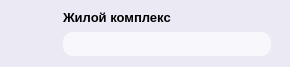
               <widget class="QFrame" name="frame_27">
                <property name="minimumSize">
                 <size>
                  <width>290</width>
                  <height>67</height>
                 </size>
                </property>
                <property name="maximumSize">
                 <size>
                  <width>290</width>
                  <height>67</height>
                 </size>
                </property>
                <property name="styleSheet">
                 <string notr="true">background-color: rgb(235, 233, 244);
border: none;
border-radius: 17px;</string>
                </property>
                <property name="frameShape">
                 <enum>QFrame::StyledPanel</enum>
                </property>
                <property name="frameShadow">
                 <enum>QFrame::Raised</enum>
                </property>
                <widget class="QWidget" name="layoutWidget_31">
                 <property name="geometry">
                  <rect>
                   <x>10</x>
                   <y>0</y>
                   <width>271</width>
                   <height>71</height>
                  </rect>
                 </property>
                 <layout class="QHBoxLayout" name="horizontalLayout_30">
                  <property name="leftMargin">
                   <number>4</number>
                  </property>
                  <property name="topMargin">
                   <number>5</number>
                  </property>
                  <property name="bottomMargin">
                   <number>6</number>
                  </property>
                  <item>
                   <widget class="QLabel" name="label_77">
                    <property name="maximumSize">
                     <size>
                      <width>36</width>
                      <height>36</height>
                     </size>
                    </property>
                    <property name="text">
                     <string/>
                    </property>
                    <property name="pixmap">
                     <pixmap>E:/4-2/Icons/Property.png</pixmap>
                    </property>
                    <property name="scaledContents">
                     <bool>true</bool>
                    </property>
                   </widget>
                  </item>
                  <item>
                   <layout class="QVBoxLayout" name="verticalLayout_36">
                    <property name="spacing">
                     <number>3</number>
                    </property>
                    <property name="leftMargin">
                     <number>7</number>
                    </property>
                    <property name="topMargin">
                     <number>0</number>
                    </property>
                    <property name="rightMargin">
                     <number>10</number>
                    </property>
                    <property name="bottomMargin">
                     <number>9</number>
                    </property>
                    <item>
                     <widget class="QLabel" name="label_78">
                      <property name="font">
                       <font>
                        <pointsize>10</pointsize>
                        <weight>75</weight>
                        <bold>true</bold>
                       </font>
                      </property>
                      <property name="text">
                       <string>Жилой комплекс</string>
                      </property>
                     </widget>
                    </item>
                    <item>
                     <widget class="QComboBox" name="comboBox_5">
                      <property name="maximumSize">
                       <size>
                        <width>16777215</width>
                        <height>24</height>
                       </size>
                      </property>
                      <property name="font">
                       <font>
                        <pointsize>9</pointsize>
                        <weight>75</weight>
                        <bold>true</bold>
                        <stylestrategy>PreferDefault</stylestrategy>
                       </font>
                      </property>
                      <property name="styleSheet">
                       <string notr="true">QComboBox QAbstractItemView {
  y: 20;
  color: Transparency;
    border: 2px solid orange;
 	background-color: rgb(243, 227, 214);
    selection-background-color: rgb(222, 146, 58);
	alternate-background-color: lightgray;
    border-radius: 0px;
}

QComboBox:on {
    border: 2px solid orange;
 	padding-left: 5px;
	border-bottom-left-radius: 0px;
    border-bottom-right-radius: 0px;
}

QComboBox {
  background-color: rgb(248, 247, 252);
  color: rgb(68, 68, 68);
    border-radius: 10px;
  color: rgb(39, 39, 39);
    padding-left: 7px;
    height: 16px;
}

QComboBox::drop-down {
    subcontrol-origin: padding;
    subcontrol-position: right;
    border-radius: 0px;
    width: 20px;
   height: 16px;
}

QComboBox::drop-down:on {
    padding-right: -2px;
}

QComboBox::down-arrow {
    image: url(&quot;E:/4-2/Icons/Chevron Down.png&quot;);
    width: 10px;
    height: 10px;
}

QComboBox::down-arrow:on {
    border-radius: 10px;
}

QScrollArea {
background-color: rgb(248, 247, 252);
border-radius: 0px;
}

QScrollBar:vertical {
border: none;
background-color: rgb(248, 247, 252);
width: 6px;
border-radius: 0px;
margin-top: 0;
margin-bottom: 0;
}

QScrollBar::handle:vertical {
min-height: 20px;
border-radius: 0px;
background: rgb(222, 163, 96);
}

QScrollBar::add-line:vertical {
border: none;
background: rgb(248, 247, 252);
height: 0px;
subcontrol-position: bottom;
subcontrol-origin: margin;
border-radius: 0px;
}

QScrollBar::sub-line:vertical {
border: none;
background: transparent;
height: 0px;
subcontrol-position: top;
subcontrol-origin: margin;
border-radius: 0px;
}</string>
                      </property>
                      <property name="maxVisibleItems">
                       <number>8</number>
                      </property>
                      <property name="iconSize">
                       <size>
                        <width>10</width>
                        <height>10</height>
                       </size>
                      </property>
                     </widget>
                    </item>
                   </layout>
                  </item>
                 </layout>
                </widget>
               </widget>
